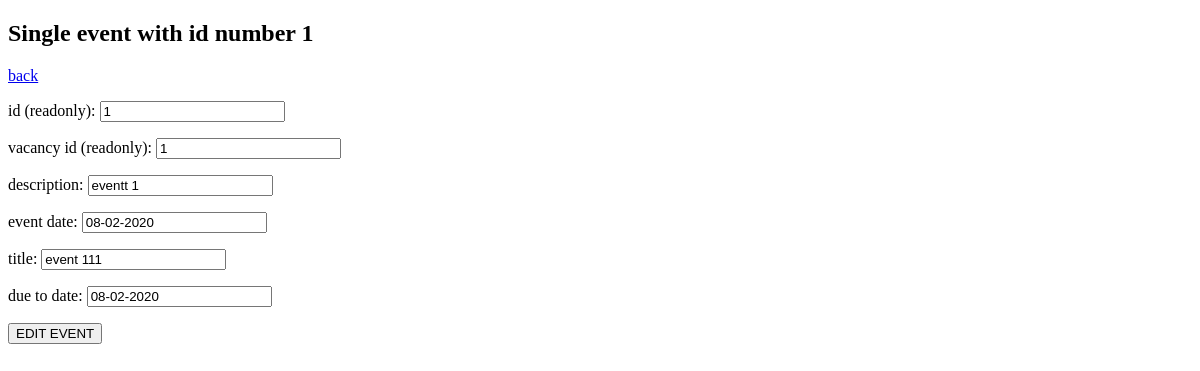
Before: /vacancy/1/events/1/ with the older database file.
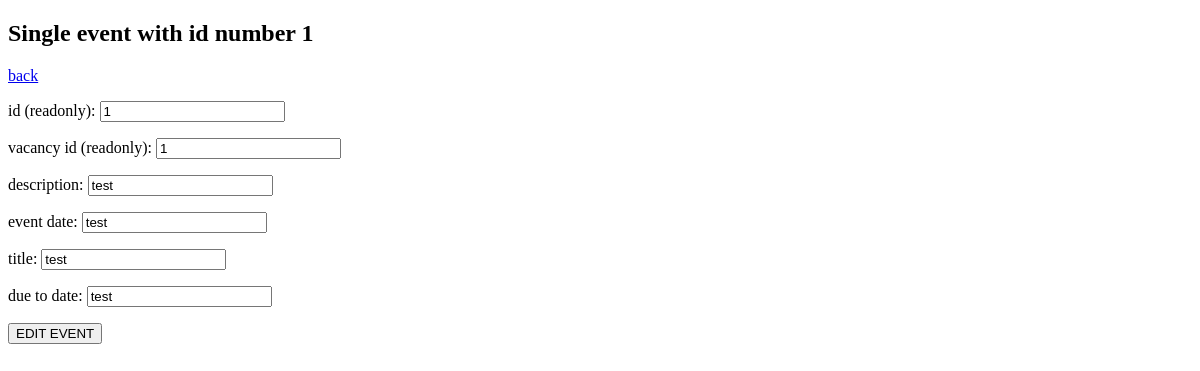
After: the same page with the newer database file.
### models.py (models this page shows, shortened)
class Event(Base):
    __tablename__ = 'event'
    id = Column(Integer, primary_key=True, unique=True, autoincrement=True, nullable=False)
    vacancy_id = Column(Integer, nullable=False)
    description = Column(Text, nullable=False)
    event_date = Column(String(10), nullable=False)
    title = Column(String(50), nullable=False)
    due_to_date = Column(String(10), nullable=False)
    status = Column(Integer, nullable=False, default=0)

### app.py (the view, shortened to what this page needs)
@app.route('/vacancy/<int:vacancy_id>/events/<int:event_id>/', methods=['GET', 'POST'])
def vacancy_event_single(vacancy_id, event_id):
    result = al_db.db_session.query(models.Event).get(event_id)
    return render_template('event_single.html', object=result)

### templates/event_single.html (shortened to what this page needs)
<!DOCTYPE html>
<html lang="en">
<head>
</head>
<body>
<h2>Single event with id number {{ object.id }}</h2>
<a href="../">back</a>
<form action="/vacancy/{{object.vacancy_id}}/events/{{ object.id }}/" method="POST">
    <p>id (readonly):           <input type="text" name="id" value="{{ object.id }}" readonly></p>
    <p>vacancy id (readonly):   <input type="text" name="vacancy_id" value="{{ object.vacancy_id }}" readonly></p>
    <p>description:             <input type="text" name="description" value="{{ object.description }}"></p>
    <p>event date:              <input type="text" name="event_date" value="{{ object.event_date }}"></p>
    <p>title:                   <input type="text" name="title" value="{{ object.title }}"></p>
    <p>due to date:             <input type="text" name="due_to_date" value="{{ object.due_to_date }}"></p>
    <input type="submit" value="EDIT EVENT">
</form>
</body>
</html>

Changed rows visible on the page:
changed Event id 1: description "eventt 1" → "test"; event_date "08-02-2020" → "test"; title "event 111" → "test"; due_to_date "08-02-2020" → "test"
